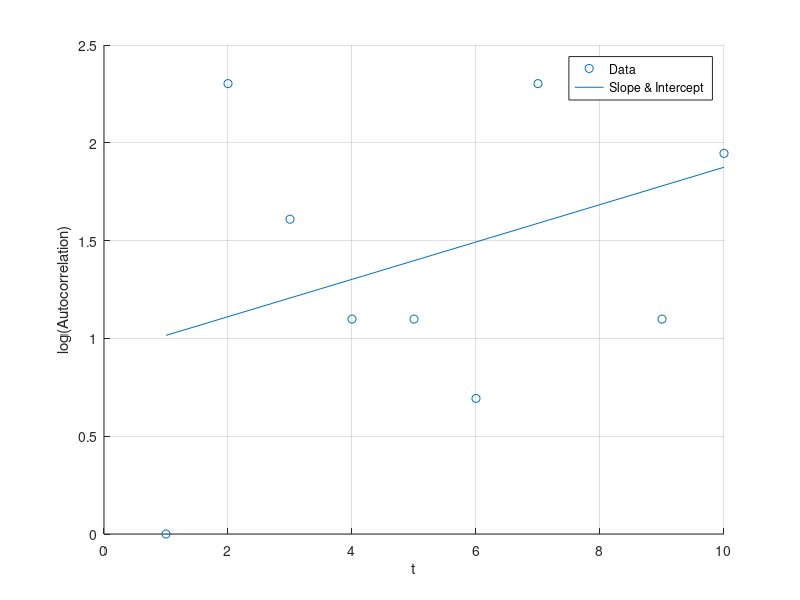

Here is the MATLAB script that generated this plot:

Cor = [ 1 10 5 3 3 2 10 10 3 7];

n = length(Cor);
x = (1:n).';
X = [ones(n,1) x];
y = real(log(Cor)).';
b = X\y;
yCalc = X*b;

fig1 = figure;
scatter(x,y);
hold on
plot(x,yCalc);
xlabel('t')
ylabel('log(Autocorrelation)')
% title(strcat('Autocorrelation to find relaxation tau(',fname,')'));
legend('Data','Slope & Intercept','Location','best');
grid on


% n = 20;
% x = (4:23).';
% X = [ones(n,1) x];
% y = (1:20).';
% b = X\y;
% yCalc = X*b;
% 
% scatter(x,y);
% hold on
% plot(x,yCalc);
% xlabel('t')
% ylabel('log(Autocorrelation)')
% legend('Data','Slope & Intercept','Location','best');
% grid on
% 
% tau = 1/b(2);
% 
% xc = xlim;
% xl = xc(1)*0.2+xc(2)*0.8;
% yc = ylim;
% yl = yc(1)*0.2+yc(2)*0.8;
% text(xl,yl,strcat('tau=',num2str(tau)),'Color','red','FontSize',12);
% 
% 
